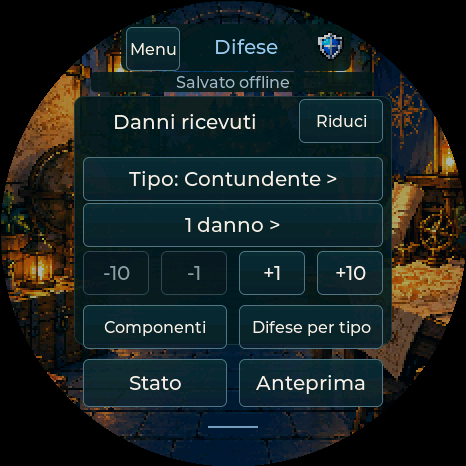
#> input picture assets/beyond-defences-device.png, 466 x 466 px, given in place of ux085-weapon-profile.ppm, which was not available
$ python preview-session.py
#> lines starting #> are read from the running program, lines starting #| are printed output that depends on the picture; pictures that were not available may be replaced by others from this repository, and a replacement may not be noted
#!/usr/bin/env python3
"""Export actual firmware renderer captures; synthetic session, no generated UI."""
from pathlib import Path
from PIL import Image,ImageDraw
ROOT=Path(__file__).resolve().parents[1];out=ROOT/'firmware/tests/out/ui-build'
frames=[('ux085-weapon-profile','Profilo arma'),('ux085-spell-list','Magie e disponibilita'),('ux085-inventory','Icone dello zaino'),('ux085-true-strike','Attacco con CAR'),('ux085-true-strike-damage','Arma + extra radiante'),('ux085-armor-off','Riponi armatura')]
preview=Image.new('RGB',(1398,1012),(7,21,30));draw=ImageDraw.Draw(preview)
#> after `preview = Image.new('RGB', (1398, 1012), (7, 21, 30))`:
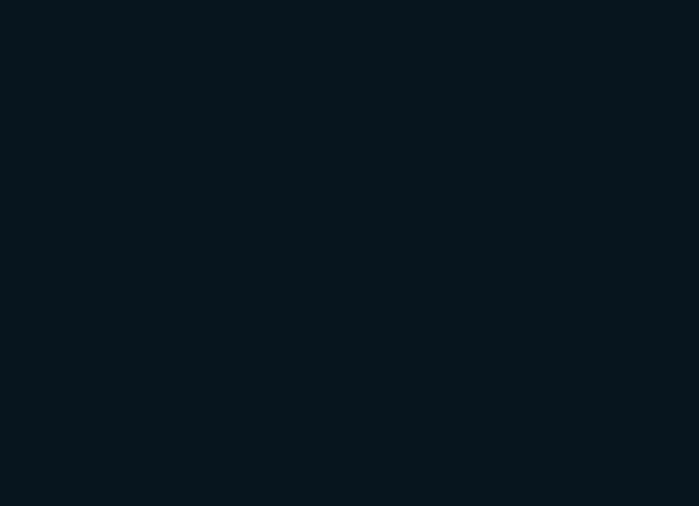
#> preview: PIL image 1398x1012 RGB (shown at 1/2 size); mean R, G, B 7, 21, 30
for i,(name,title) in enumerate(frames):
 im=Image.open(out/(name+'.ppm'));assert im.size==(466,466);im.save(out/(name+'.png'))
#> further down, im is the input picture: PIL image 466x466 RGB; mean R, G, B 24.2, 34.3, 34.4
 x=i%3*466;y=i//3*506;draw.text((x+16,y+12),title+' | renderer host, dati sintetici',fill=(239,219,172));preview.paste(im,(x,y+40))
#> after `preview.paste(im, (x, y + 40))`:
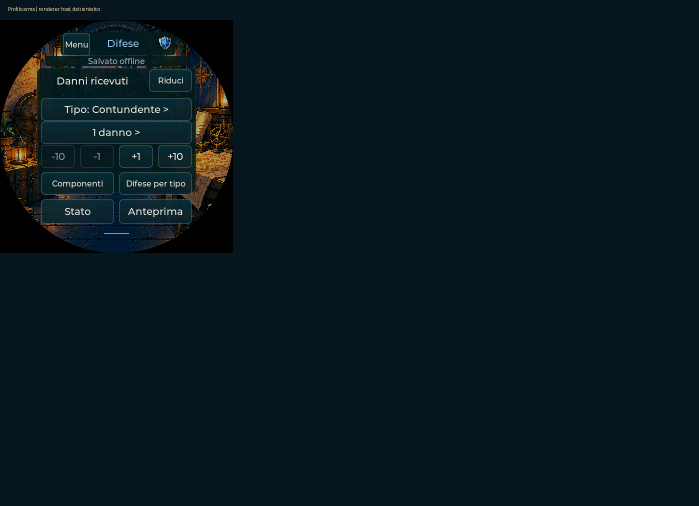
#> preview: PIL image 1398x1012 RGB (shown at 1/2 size); mean R, G, B 9.7, 23.1, 30.7
#> pass 2 of the loop `for i,(name,title) in enumerate(frames):`:
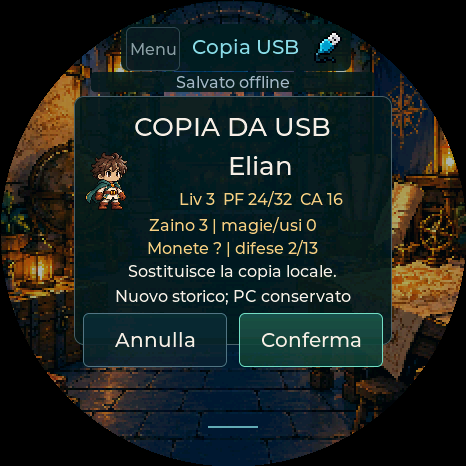
#> input picture assets/beyond-defences-import.png, 466 x 466 px, given in place of ux085-spell-list.ppm, which was not available
#> im is the input picture: PIL image 466x466 RGB; mean R, G, B 26, 34.2, 32
#> `preview.paste(im, (x, y + 40))`:
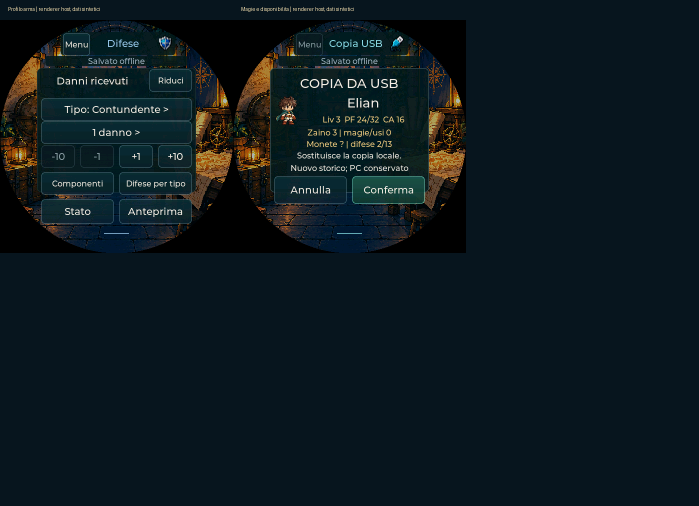
#> preview: PIL image 1398x1012 RGB (shown at 1/2 size); mean R, G, B 12.7, 25.2, 31.1
target=ROOT/'docs/previews/v085-device-session.png';target.parent.mkdir(exist_ok=True);preview.save(target)
#> after `target = ROOT / 'docs/previews/v085-device-session.png'`:
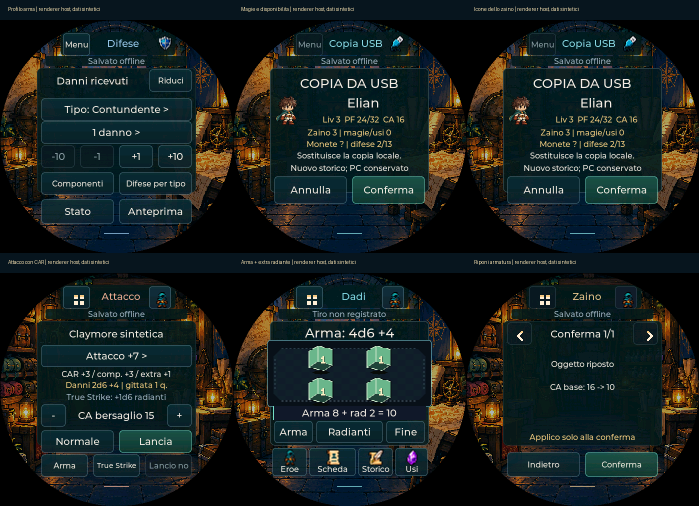
#> saved as v085-device-session.png: PIL image 1398x1012 RGB (shown at 1/2 size); mean R, G, B 24.1, 32.8, 32
print('v0.85 preview: six actual native views, synthetic data, no physical hardware claim')
